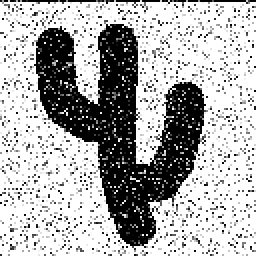
%> input picture Homework5/hw5_LeoLixingYu_lly6/cactus.jpg, 128 x 128 px, given in place of cactus.png, which was not available (shown 2 times larger)
$ octave hw5.m   (GNU Octave 9; MATLAB toolbox functions it lacks are replaced by stand-ins)
%> lines starting %> are read from the running program, lines starting %| are printed output that depends on the picture; in (x1, y1, x2, y2) boxes, pixels count from 0 and x2, y2 are one past the last pixel; in counts of white or black regions, pixels touching at a corner belong together; the program's own positions count from 1; pictures that were not available may be replaced by others from this repository, and a replacement may not be noted
### Homework5/hw5_LeoLixingYu_lly6/relaximage.m
function relaxed=relaximage(img,niters)%UNTITLED3 Summary of this function goes here
%   Detailed explanation goes here
Pobject=img;
Pbackground=1-Pobject;

P=cat(3,Pobject,Pbackground);

% get total number of nodes (pixels), and total number of labels (object &
% bacnground
nodeSize=size(P);
labelSize=2;
realLabel =[];
pixels= nodeSize(1)*nodeSize(2); % total number of pixels

% we have 8 neighbours ex: (n1-n8), and origin is N0)
% n1 n2 n3
% n4 N0 n5
% n6 n7 n8
neighbours = 8;
hood=[0  0;
      0  1;
      -1  0;
      0 -1;
      1  0;
      1  1;
      -1  1;
      -1 -1;
      1 -1];

% sum of all probably values of each label
sumProb=squeeze(sum(sum(P,1),2));
P=padarray(P,[1 1 0],'replicate');

R=zeros(neighbours,labelSize,labelSize);

for i=1:neighbours % neighbour index

    % Shift P to the i-th positions
    Pi=circshift(P,[hood(i,1) hood(i,2) 0]);

    for j=1:labelSize
        for k=1:labelSize

            % Compute P(j|k)/P(j)~P(j,k)/(P(k)*P(j))=Num/Den

            % P(j|k) = P(j&k)/P(k)
            Num=P(:,:,j).*Pi(:,:,k);

            % remove padded nodes
            Num=Num(2:end-1,2:end-1,:);

            % P(j|k)/P(j) = P(j&k)/ (P(k)*P(j))
            R(i,j,k)=pixels*sum(Num(:))/(sumProb(j)*sumProb(k));

        end
    end

end

% % Constrain all coeffs in R to the range [exp(-a) exp(a)]
a=7;
R(R<exp(-a))=exp(-a);
R(R>exp(a))=exp(a);
R=log(R)/a;

% Perform relaxation
count=0;

while true

    count=count+1;

    % Compute neighbourhood (as opposed to neighbour) compatibilities
    Q=zeros(size(P));
    for i=1:labelSize
        for j=1:neighbours
            Pj=circshift(P,[hood(j,1) hood(j,2) 0]);
            Q(:,:,i)=Q(:,:,i)+sum(bsxfun(@times,Pj,R(j,i,:)),3);
        end
    end

    % Update the probabilities
    P=P.*(1+Q/neighbours);
    P=bsxfun(@rdivide,P,sum(P,3));

    % Crop
    P=P(2:end-1,2:end-1,:);

    [~,realLabel]=max(P,[],3);

    if count>=niters
        break;
    end

    % Re-pad
    P=padarray(P,[1 1 0],'replicate');

end
relaxed=realLabel;

### Homework5/hw5_LeoLixingYu_lly6/hw5.m
%clear workspace
clear all
close all

imgName = 'cactus.png';
iterations = 100;
% Read in the image
img=imread(imgName);
%> img is the input picture: size 128x128 uint8; min 0, max 255, mean 175.3

img = double(img)/255;
%> img: size 128x128 double

Pobject=img;
Pbackground=1-Pobject;
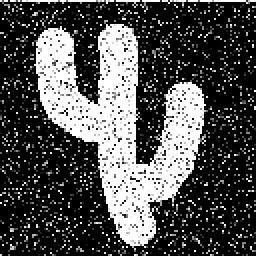
%> Pbackground: size 128x128 double (shown 2 times larger); min 0, max 1, mean 0.312

P=cat(3,Pobject,Pbackground);

L=relaximage(img, iterations);
%> in relaximage, `sumProb=squeeze(sum(sum(P,1),2));`: sumProb = [11265.6; 5118.4]
%> the loop in relaximage, `while true` made 100 passes
%> pass 1, in relaximage, `[~,realLabel]=max(P,[],3);`:
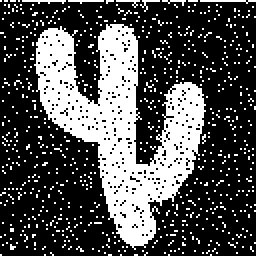
%> realLabel: size 128x128 double (shown 2 times larger); values 1 (black) and 2 (white), 31.2% white; 681 white regions (678 under 20 px), largest, box (x1, y1, x2, y2) and area: (17, 12, 103, 125) 4031, (100, 0, 128, 2) 28, (11, 0, 33, 2) 25
%> pass 2, in relaximage, `[~,realLabel]=max(P,[],3);`:
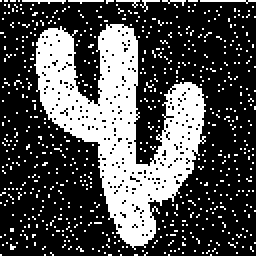
%> realLabel: size 128x128 double (shown 2 times larger); values 1 (black) and 2 (white), 31.1% white; 648 white regions (645 under 20 px), largest, box (x1, y1, x2, y2) and area: (17, 12, 103, 125) 4072, (100, 0, 128, 2) 28, (11, 0, 33, 2) 25
%> pass 3, in relaximage, `[~,realLabel]=max(P,[],3);`:
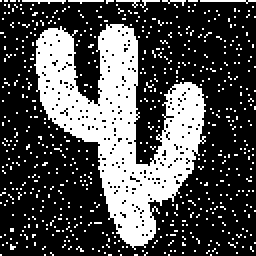
%> realLabel: size 128x128 double (shown 2 times larger); values 1 (black) and 2 (white), 31% white; 612 white regions (609 under 20 px), largest, box (x1, y1, x2, y2) and area: (17, 12, 103, 125) 4097, (100, 0, 128, 2) 28, (11, 0, 33, 2) 25
%> after the loop in relaximage, `while true`: count = 100
%> in relaximage, `relaxed=realLabel;`:
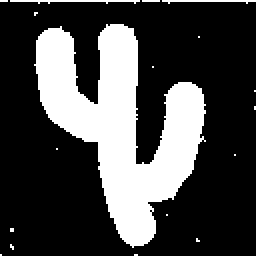
%> relaxed: size 128x128 double (shown 2 times larger); values 1 (black) and 2 (white), 27.7% white; 18 white regions (15 under 20 px), largest, box (x1, y1, x2, y2) and area: (17, 12, 103, 124) 4378, (5, 0, 70, 2) 69, (81, 0, 128, 2) 49
L=L==1;
PSNR=-10*log10(mean(abs(double(img(:))-double(L(:)))));
%> PSNR = 10.5

imshow(L)
str=sprintf('iterations = %d. noise level=%-4.3f',iterations, PSNR);
%> str = 'iterations = 100. noise level=10.497'
set(get(gca,'title'),'String',str,'FontSize',10)
drawnow
